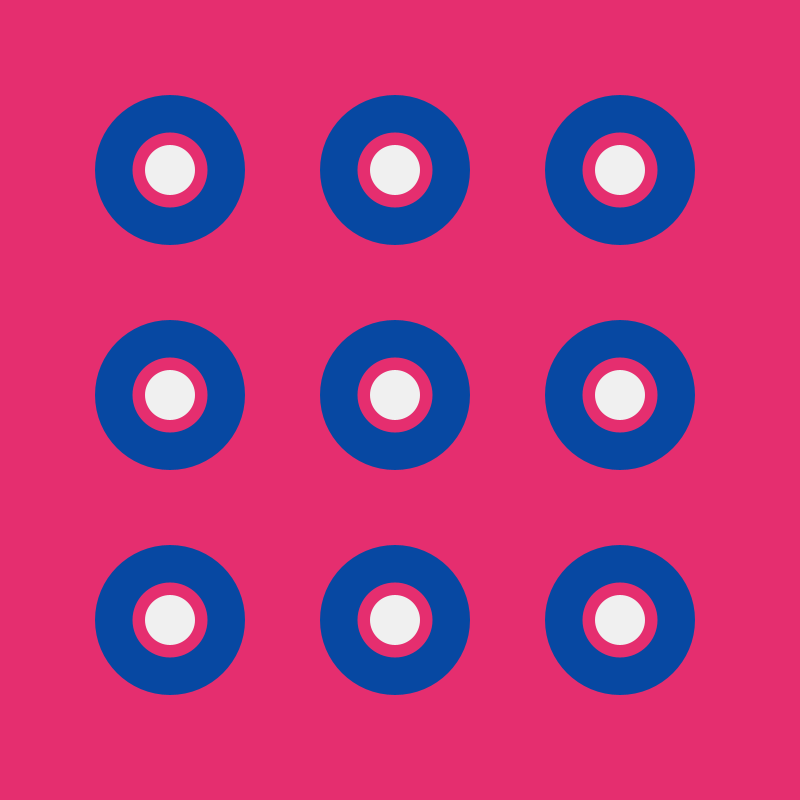
Frame 1 (no input)
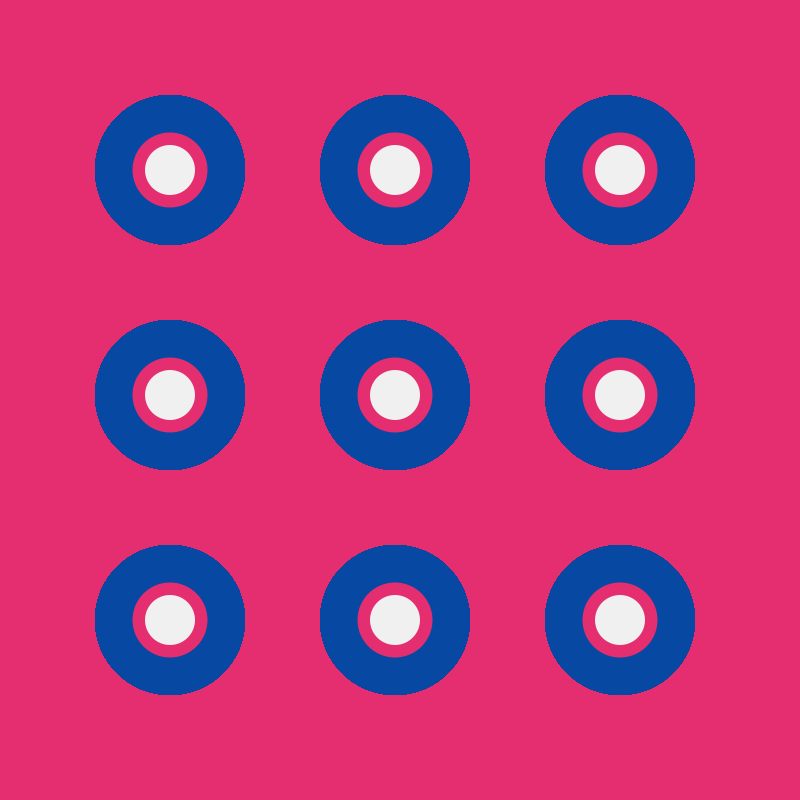
Frame 60 (the mouse pressed at the canvas centre just before this capture)
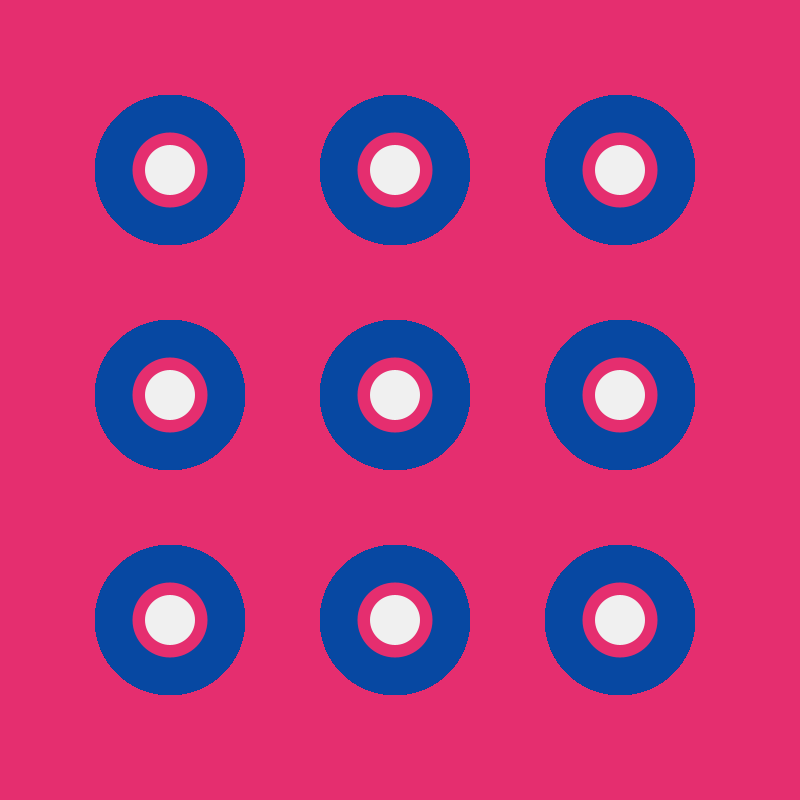
Frame 120 (the mouse held since frame 60 and released just before this capture)

The Processing sketch that drew these frames (run headless with seeded random() and noise(); from frame 60 on, the mouse is pressed at the canvas centre):

// Processing sketch: REPETICION
// ── REPETICION.pde
// REPETICION
int size = 150;

void setup(){
  size(800,800);
  background(#E52E6F);
}

void draw(){
  noStroke();
  for (int x = 170; x < width; x += size*1.5){
    for (int y = 170; y < height; y += size*1.5){
      fill(#0748A2);
      ellipse(x, y, size, size);
      fill(#E52E6F);
      ellipse(x, y, size/2, size/2);
      fill(240,240,240);
      ellipse(x, y, size/3, size/3);
    }
  }
}
   
      
